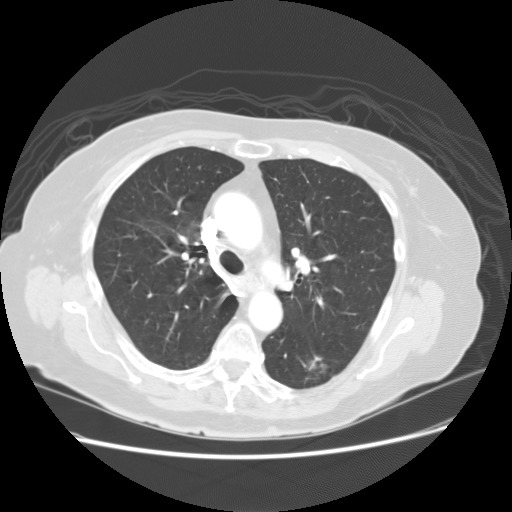
#> input picture Lung Segmentation/1-039 (2).jpg, 512 x 512 px
$ python random_walker_lung.py   (older library calls are emulated)
#> lines starting #> are read from the running program, lines starting #| are printed output that depends on the picture; after the words box and inside, x2 and y2 are one past the last pixel; in counts of white or black regions, pixels touching at a corner belong together
import cv2
import numpy as np
import math
import matplotlib.pyplot as plt
from scipy import ndimage
from skimage import io,color,measure,draw,filters,exposure
from skimage.segmentation import clear_border
import skimage.segmentation as seg
import skimage.data as data

def main():

    image_rgb = cv2.imread("1-039 (2).jpg")
#> image_rgb is the input picture: shape (512, 512, 3); min 0, max 255, mean 106.2
    #segmented_image_rgb = random_walker(image_rgb)
    image = cv2.cvtColor(image_rgb,cv2.COLOR_BGR2GRAY)
    segmented_image = random_walker(image)
#> in random_walker, `image_segmented = seg.random_walker(image, image_labels, beta=2500)`:
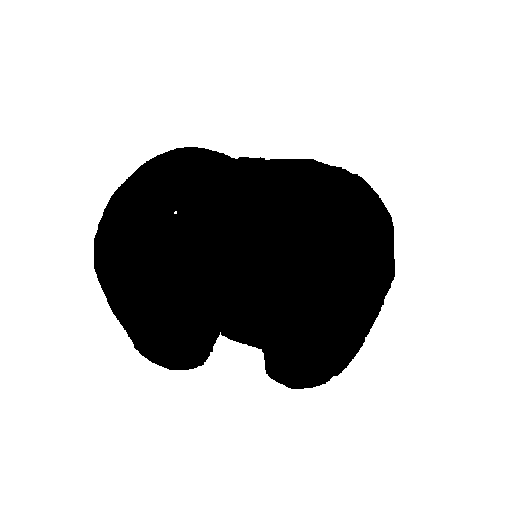
#> image_segmented: shape (512, 512); values 1 (black) and 2 (white), 78.8% white; 1 black region, box (x1, y1, x2, y2) and area: (94, 147, 395, 389) 55481
    filtered_image = gaussian_of_median(segmented_image)
    (thresh, binary_image) = binary_threshold(filtered_image)
#> binary_image: shape (512, 512); 3.9% white; 8 white regions (2 under 20 px), largest, box (x1, y1, x2, y2) and area: (199, 159, 294, 347) 9731, (292, 248, 314, 275) 332, (182, 253, 193, 263) 59, (179, 235, 188, 243) 47, (326, 255, 333, 260) 30, (317, 298, 323, 304) 24
#> thresh = 165
    kernel = np.ones((3, 3), np.uint8)
    opening = cv2.morphologyEx(binary_image, cv2.MORPH_OPEN, kernel, iterations=1)
#> opening: shape (512, 512); 3.9% white; 7 white regions (1 under 20 px), largest, box (x1, y1, x2, y2) and area: (199, 159, 294, 346) 9724, (292, 248, 313, 275) 331, (182, 253, 192, 263) 58, (180, 236, 187, 243) 42, (326, 255, 333, 260) 30, (317, 299, 322, 304) 21

    cv2.imshow("binary",binary_image)

    opening = clear_border(opening)

    sure_bg = cv2.dilate(opening, kernel, iterations=1)
#> sure_bg: shape (512, 512); 4.3% white; 7 white regions, largest, box (x1, y1, x2, y2) and area: (198, 158, 295, 347) 10444, (291, 247, 314, 276) 432, (181, 252, 193, 264) 102

    dist_transform = cv2.distanceTransform(opening, cv2.DIST_L2, 5)

    ret2, sure_fg = cv2.threshold(dist_transform, 0.03 * dist_transform.max(), 255, 0)
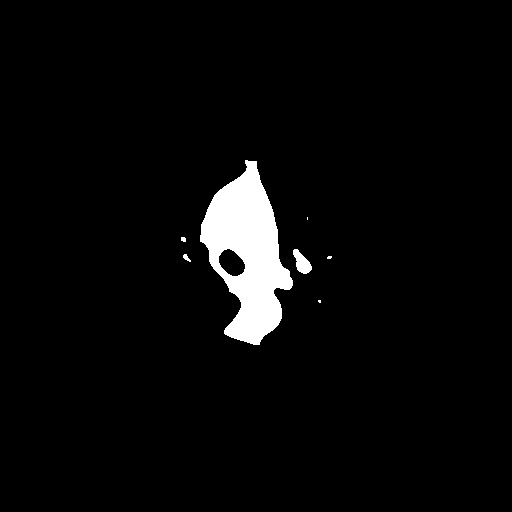
#> sure_fg: shape (512, 512) float32; 3.6% white; 7 white regions (3 under 20 px), largest, box (x1, y1, x2, y2) and area: (200, 160, 293, 345) 9216, (293, 249, 312, 274) 269, (183, 254, 191, 262) 33, (181, 237, 186, 242) 22
#> ret2 = 1.02
    sure_fg = np.uint8(sure_fg)

    unknown = cv2.subtract(sure_bg, sure_fg)
#> unknown: shape (512, 512); 0.62% white in thin lines or dots, all inside (x1, y1, x2, y2) = (179, 158, 334, 347)
    # cv2.imshow("unknown",unknown)
    ret3, markers = cv2.connectedComponents(sure_fg)
#> markers: shape (512, 512) int32; 8 distinct labels, from 0 to 7
#> ret3 = 8
    markers = markers + 10
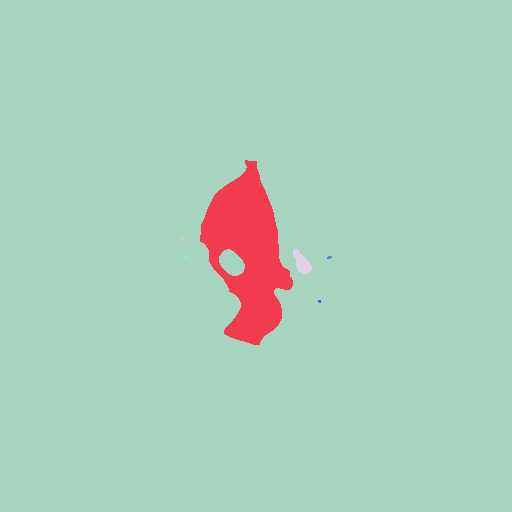
#> markers: shape (512, 512) int32; 8 distinct labels, from 10 to 17; one colour per label, 0 black
    markers[unknown == 255] = 0
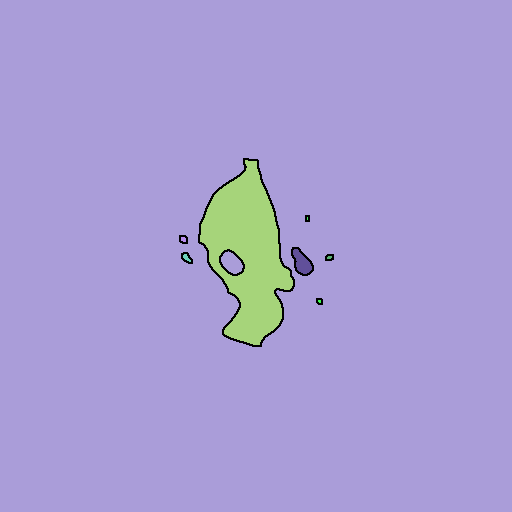
#> markers: shape (512, 512) int32; 9 distinct labels, from 0 to 17; one colour per label, 0 black
    markers = cv2.watershed(image_rgb, markers)
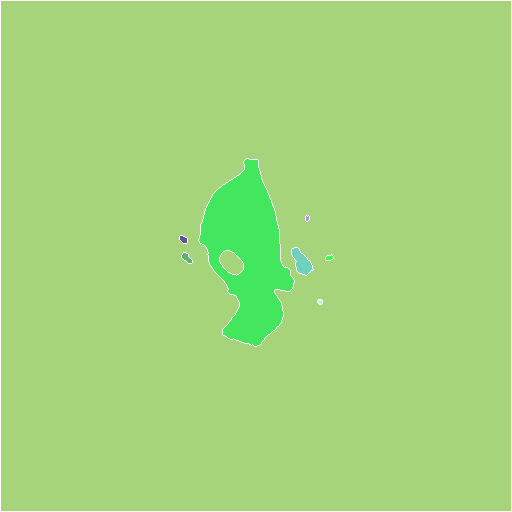
#> markers: shape (512, 512) int32; 9 distinct labels, from -1 to 17; one colour per label, 0 black, -1 white
    image_rgb[markers == -1] = [255, 0, 255]
#> image_rgb: shape (512, 512, 3); 1.04% of pixels changed, all inside (x1, y1, x2, y2) = (0, 0, 512, 512)
    img3 = color.label2rgb(markers, bg_label=0)
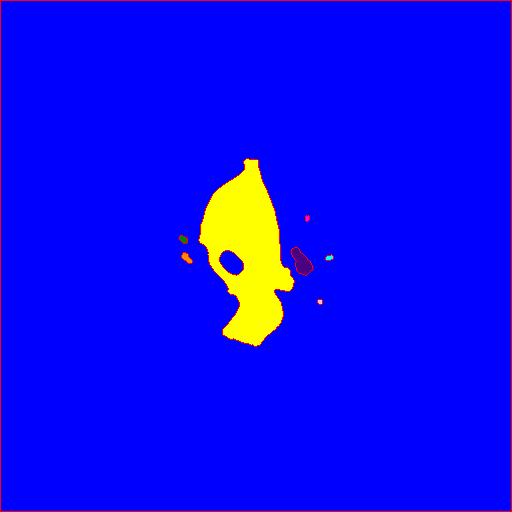
#> img3: shape (512, 512, 3) float64; mean R, G, B 0.0479, 0.0372, 0.952
    cv2.imshow("rgb",image_rgb)
    cv2.imshow("im3",img3)
    cv2.waitKey()


def binary_threshold(image):
    return cv2.threshold(image, 165, 255, cv2.THRESH_BINARY)


def gaussian_of_median(segmented_image):
    kernel = np.ones((7, 7), np.float32) / 49
    median_2d = cv2.filter2D(segmented_image, -1, kernel)
    gaussian_of_median_2d = cv2.GaussianBlur(median_2d, (5, 5), 0)
    return gaussian_of_median_2d


def circle_points(resolution, center, radius):

    radians = np.linspace(0,2*np.pi,resolution)
    c = center[1] + radius*np.cos(radians)
    r = center[0] + radius*np.sin(radians)

    return np. array([c,r]).T


def image_show(image,nrows=1,ncols=1,cmap='gray',**kwargs):

    fig,ax = plt.subplots(nrows=ncols,ncols=nrows,figsize=(16,16))
    ax.imshow(image,cmap='gray')
    ax.axis("off")
    return fig,ax

def random_walker(image):

    new_image = np.zeros((512, 512), np.uint8)
    image_labels = np.zeros(image.shape, dtype=np.uint8)
    points = circle_points(110, [255, 255], 180)[:-1]
    indices = draw.circle_perimeter(255, 255, 50)
    image_labels[indices] = 1
    image_labels[points[:, 1].astype(np.int), points[:, 0].astype(np.int)] = 2
    image_show(image_labels)
    image_segmented = seg.random_walker(image, image_labels, beta=2500)

    fig, ax = image_show(image)
    ax.imshow(image_segmented == 1, alpha=0.3)

    #plt.show()
    new_image[image_segmented==1] = image[image_segmented==1]
    #cv2.imshow("seg",new_image)
    #cv2.waitKey()
    return new_image


if __name__ == "__main__":

    main()
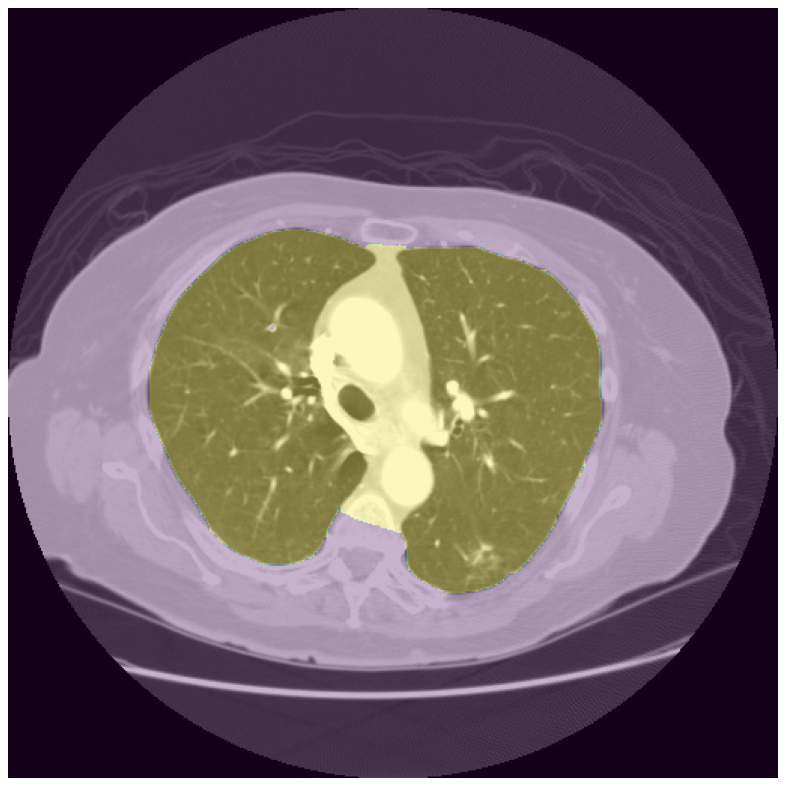
#> figure drawn by matplotlib, 1 panel

$ run again, with Lung Segmentation/1-039.jpg copied over Lung Segmentation/1-039 (2).jpg
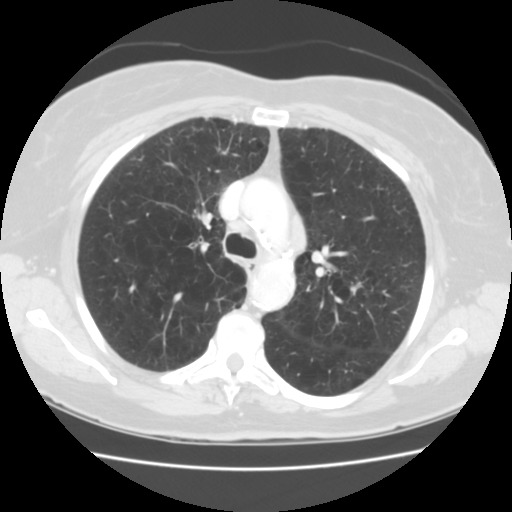
#> input picture Lung Segmentation/1-039.jpg, 512 x 512 px
#> in main, image_rgb is the input picture: shape (512, 512, 3); min 0, max 255, mean 119.2
#> image_segmented: shape (512, 512); values 1 (black) and 2 (white), 71.9% white; 1 black region, box (x1, y1, x2, y2) and area: (79, 118, 425, 396) 73661
#> binary_image: shape (512, 512); 3.7% white; 6 white regions (2 under 20 px), largest, box (x1, y1, x2, y2) and area: (218, 129, 307, 332) 9109, (312, 246, 330, 276) 321, (200, 213, 212, 227) 114, (201, 243, 208, 251) 42
#> thresh = 165
#> opening: shape (512, 512); 3.7% white; 5 white regions (1 under 20 px), largest, box (x1, y1, x2, y2) and area: (218, 129, 307, 332) 9107, (312, 247, 330, 276) 318, (200, 213, 212, 227) 114, (201, 243, 207, 250) 38
#> sure_bg: shape (512, 512); 4% white; 5 white regions, box (x1, y1, x2, y2) and area: (217, 128, 308, 333) 9830, (311, 246, 331, 277) 430, (199, 212, 213, 228) 170, (200, 242, 208, 251) 68, (175, 295, 180, 300) 25
#> ret2 = 0.965
#> unknown: shape (512, 512); 0.36% white in thin lines or dots, all inside (x1, y1, x2, y2) = (175, 128, 331, 333)
#> ret3 = 6
#> in main, `markers = cv2.watershed(image_rgb, markers)`:
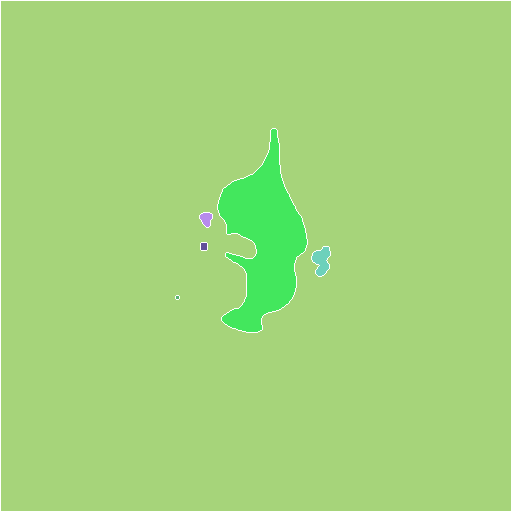
#> markers: shape (512, 512) int32; 7 distinct labels, from -1 to 15; one colour per label, 0 black, -1 white
#> image_rgb: shape (512, 512, 3); 1.04% of pixels changed, all inside (x1, y1, x2, y2) = (0, 0, 512, 512)
#> `main()`:
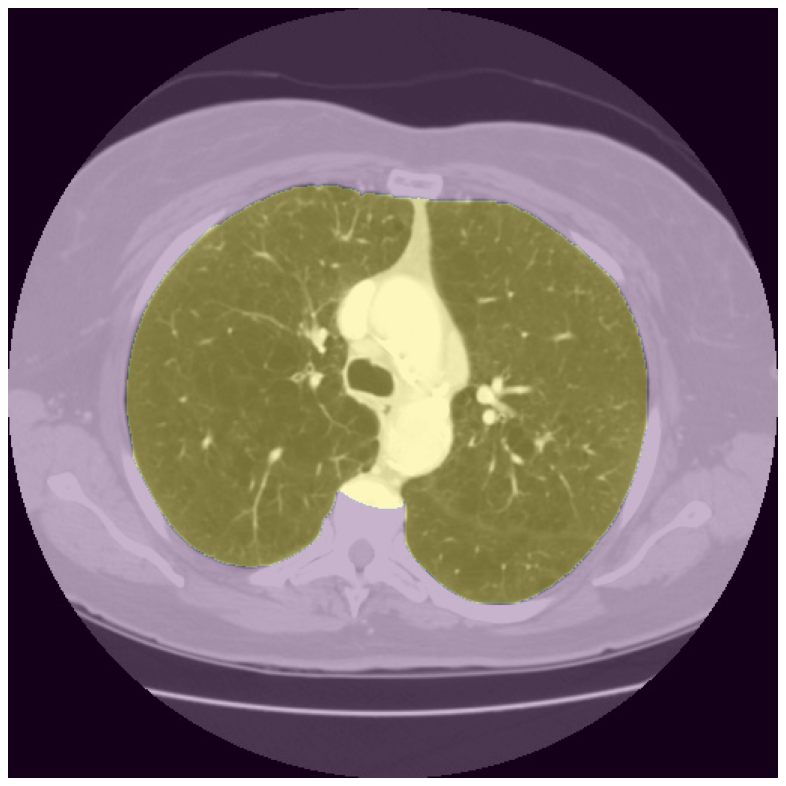
#> figure drawn by matplotlib, 1 panel

$ run again, with Lung Segmentation/lung.jpg copied over Lung Segmentation/1-039 (2).jpg
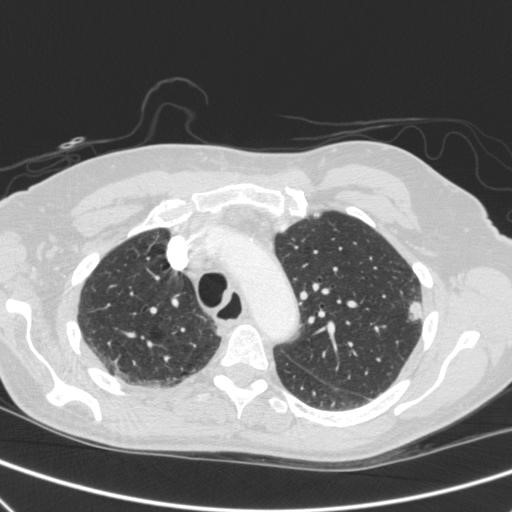
#> input picture Lung Segmentation/lung.jpg, 512 x 512 px
#> in main, image_rgb is the input picture: shape (512, 512, 3); min 32, max 255, mean 121.7
#> image_segmented: shape (512, 512); values 1 (black) and 2 (white), 88% white; 2 black regions (1 under 20 px), largest, box (x1, y1, x2, y2) and area: (152, 146, 407, 369) 31477
#> binary_image: shape (512, 512); 7.6% white; 1 white region, box (x1, y1, x2, y2) and area: (155, 148, 311, 367) 20038
#> thresh = 165
#> opening: shape (512, 512); 7.6% white; 2 white regions, box (x1, y1, x2, y2) and area: (155, 148, 311, 367) 19970, (209, 308, 218, 316) 48
#> sure_bg: shape (512, 512); 8% white; 2 white regions, box (x1, y1, x2, y2) and area: (154, 147, 312, 368) 20905, (208, 307, 219, 317) 86
#> ret2 = 1.58
#> unknown: shape (512, 512); 0.74% white in thin lines or dots, all inside (x1, y1, x2, y2) = (154, 147, 312, 368)
#> ret3 = 3
#> in main, `markers = cv2.watershed(image_rgb, markers)`:
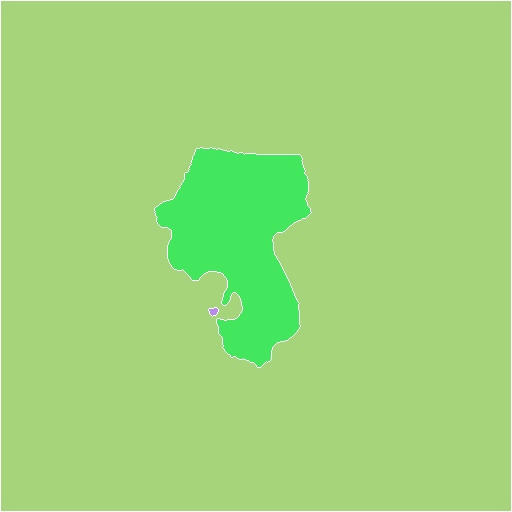
#> markers: shape (512, 512) int32; 4 distinct labels, from -1 to 12; one colour per label, 0 black, -1 white
#> image_rgb: shape (512, 512, 3); 1.05% of pixels changed, all inside (x1, y1, x2, y2) = (0, 0, 512, 512)
#> `main()`:
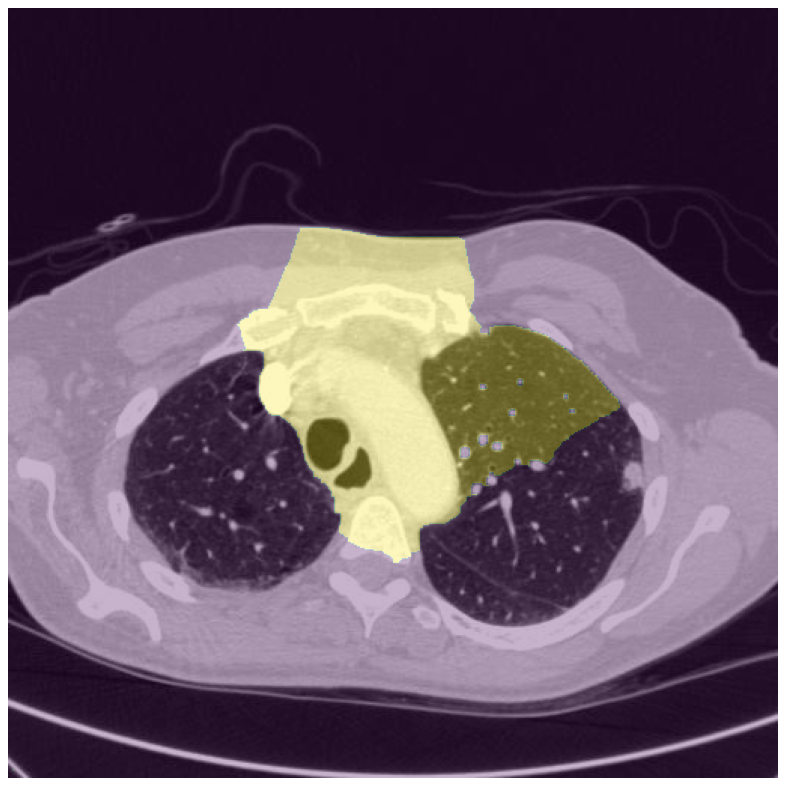
#> figure drawn by matplotlib, 1 panel
